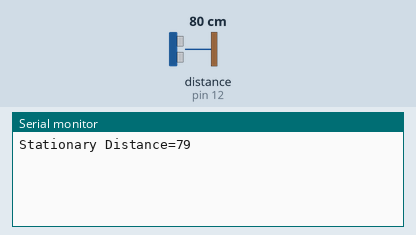
Simulated run of this sketch. Board: Arduino Uno, built with avr-gcc and run on an emulated ATmega328P. On the bench: the last lines printed to the serial monitor. Wiring (inferred from the names in the program): ultrasonic range finder: trigger pin 11; echo pin 12. The test bench sets the inputs (shaded band); at power-on: distance to the obstacle (sensor on pin 12) 80 cm. The echo pulse lasts 58.3 µs per cm.

Above: at 1.2 s.
1.3 s: distance to the obstacle (sensor on pin 12) set to 2 cm
At 2.1 s:
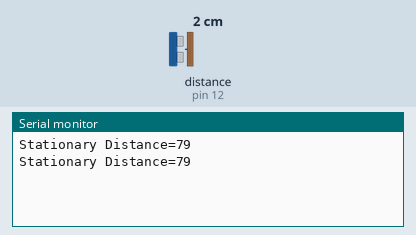
2.8 s: distance to the obstacle (sensor on pin 12) set to 4 cm
At 3.6 s:
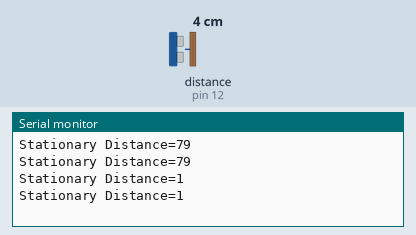
Timing chart, 0 to 5.8 s (numbered marks = the images above; inputs shaded):
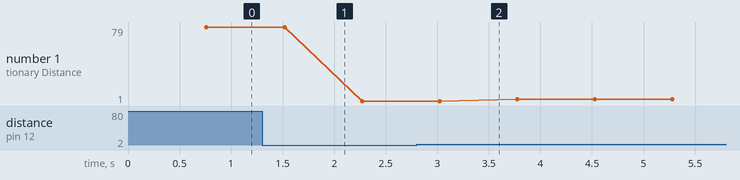

The sketch:

HC_SR_04.ino
```cpp
/*ESSENCE OF THE CODE

 The code starts with the definition of the pins and the declaration of duration and distance.
 First pulse is sent and distance no. one is calculated , the same thing is done for the second pulse with a delay of 10 microsecs and distance no. two is calculated.
 Then distance no. one and two are compared and state of the object is shown on the serial monitor
 */


int trigPin = 11;
int echoPin = 12;
long durationo, cmo, durationt,cmt;

void setup() {
  //Serial Port begin
  Serial.begin (9600);
  //Define inputs and outputs
  pinMode(trigPin, OUTPUT);
  pinMode(echoPin, INPUT);
}

void loop() {

  digitalWrite(trigPin, LOW);
  delayMicroseconds(5);
  digitalWrite(trigPin, HIGH);
  delayMicroseconds(10);
  digitalWrite(trigPin, LOW);


  pinMode(echoPin, INPUT);
  durationo = pulseIn(echoPin, HIGH);


  cmo = (durationo/2) / 29.1;     //  or multiply by 0.0343


  delayMicroseconds(10);


//secondary code starts here
digitalWrite(trigPin, LOW);
  delayMicroseconds(5);
  digitalWrite(trigPin, HIGH);
  delayMicroseconds(10);
  digitalWrite(trigPin, LOW);


  pinMode(echoPin, INPUT);
  durationt = pulseIn(echoPin, HIGH);


  cmt = (durationt/2) / 29.1;     // or multiply by 0.0343


  delay(750);

if(cmo==cmt)
{
Serial.print("Stationary Distance=");
Serial.print(cmo);
Serial.println();
}

else if(cmo<cmt)
{
Serial.print("object moving towards sensor");
Serial.println();
}

else
{
Serial.print("object moving away from the sensor");
Serial.println();
}


}
```

Measured:
- plotted number 1: 79 → 1 after the input at 1.3 s, 1 → 3 after the input at 2.8 s
